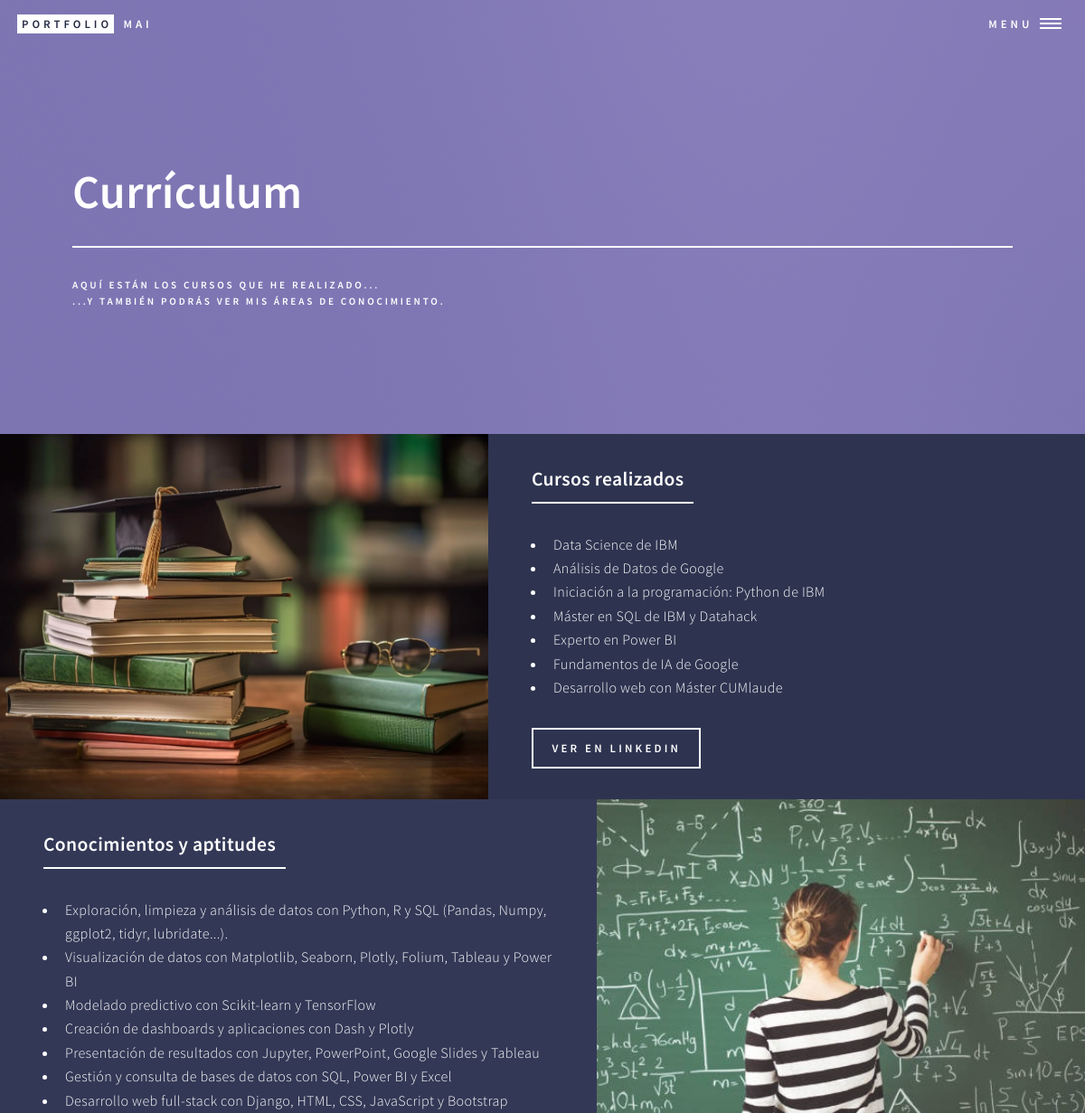
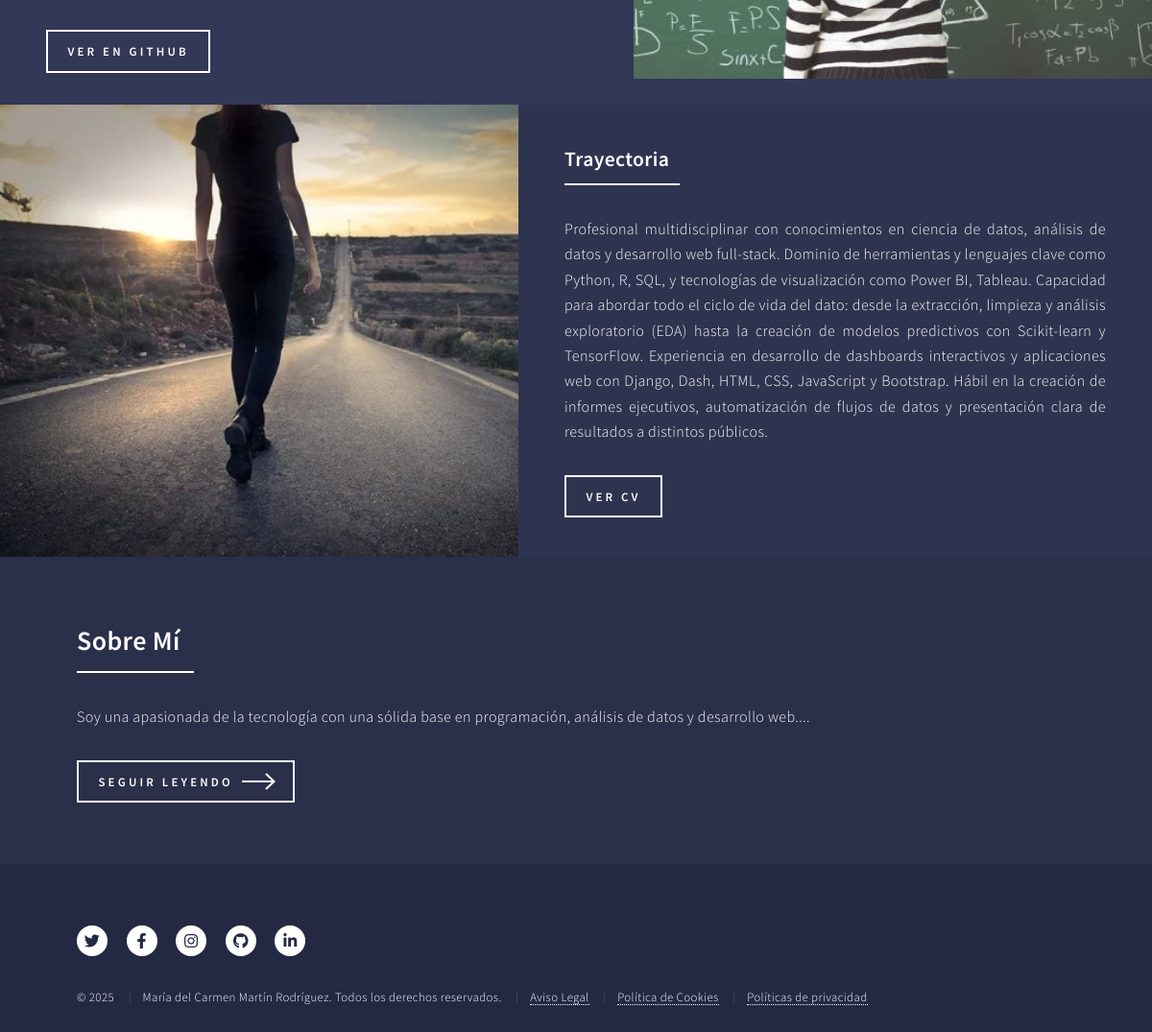
Screenshot of /landing/ with the database file from the repository (2 pictures, top to bottom).
### curriculum/models.py (models this page shows, shortened)
class CV(models.Model):
    title = models.CharField(max_length=200, verbose_name="Título")
    content = CKEditor5Field(verbose_name='Contenido', config_name='default')
    image = models.ImageField(verbose_name="Imagen", upload_to="curriculum/")
    texto_boton = models.CharField(max_length=100, verbose_name="Texto del botón", default="Ver más")
    image_position = models.CharField(max_length=50, verbose_name="Posición de la imagen", choices=[("25% 25%", "25% 25%"), ("top center", "Arriba-Centro"), ("center center", "Centro")], default="center center")
    link = models.URLField(verbose_name="Enlace", blank=True, null=True)
    created = models.DateTimeField(auto_now_add=True, verbose_name="Fecha de creación")
    updated = models.DateTimeField(auto_now=True, verbose_name="Fecha de actualización")
    class Meta:
        verbose_name = "Entrada"
        verbose_name_plural = "Entradas"
        ordering = ["created"]

### pages/models.py (models this page shows, shortened)
class Page(models.Model):
    title = models.CharField(verbose_name="Título", max_length=200)
    content = CKEditor5Field(verbose_name='Contenido', config_name='default')
    order = models.SmallIntegerField(verbose_name="Orden", default=0)
    created = models.DateTimeField(auto_now_add=True, verbose_name="Fecha de creación")
    updated = models.DateTimeField(auto_now=True, verbose_name="Fecha de actualización")
    class Meta:
        verbose_name = "página"
        verbose_name_plural = "páginas"
        ordering = ["order", "title"]

### curriculum/views.py (the view)
# urls.py: path("landing/", include("curriculum.urls")),
def landing(request):
    entradas = CV.objects.all()
    return render(request, "curriculum/landing.html", {"entradas": entradas})

### pages/templatetags/pages_extras.py (called while the page is built)
@register.simple_tag
def get_page_list():
    pages = Page.objects.all()
    return pages

### social/processors.py (called while the page is built)
def ctx_dict(request):
    ctx = {}
    links = Link.objects.all()
    for link in links:
        ctx[link.key] = link.url
    return ctx

### curriculum/templates/curriculum/landing.html (shortened to what this page needs)
{% extends 'core/base.html' %}
{% load static %}
{% block content %}
                <section id="banner" class="style2">
                    <div class="inner">
                        <header class="major">
                            <h1>Currículum</h1>
                        </header>
                        <div class="content">
                            <p>Aquí están los cursos que he realizado...<br />
                            ...y también podrás ver mis áreas de conocimiento.</p>
                        </div>
                    </div>
                </section>
                <div id="main">
                        <section id="two" class="spotlights">
                            {% for entrada in entradas %}
                            <section>
                                <a href="{% url 'blog:post_list' %}" class="image">
                                    <img src="{{entrada.image.url}}" alt="" data-position="{{entrada.image_position}}" />
                                </a>
                                <div class="content">
                                    <div class="inner">
                                        <header class="major">
                                            <h3>{{entrada.title}}</h3>
                                        </header>
                                                {{entrada.content|safe}}
                                                <ul class="actions">
                                                    <li><a href="{{entrada.link}}" class="button">{{entrada.texto_boton}}</a></li>
                                                </ul>
                                    </div>
                                </div>
                            </section>
                            {% endfor %}
                        </section>
                        <section id="three">
                            <div class="inner">
                                <header class="major">
                                    <h2>Sobre Mí</h2>
                                </header>
                                <p>Soy una apasionada de la tecnología con una sólida base en programación, análisis de datos y desarrollo web....</p>
                                <ul class="actions">
                                    <li><a href="{% url 'blog:post_list' %}" class="button next">Seguir leyendo</a></li>
                                </ul>
                            </div>
                        </section>
                </div>
{% endblock %}

### core/templates/core/base.html (shortened to what this page needs)
<!DOCTYPE HTML>
<html lang="es">
	<head>
		{% load static %}
		<link rel="stylesheet" href="{% static 'core/assets/css/main.css' %}"/>
		<link rel="stylesheet" href="{% static 'core/assets/css/mai_estilos.css' %}">
	</head>
	<body class="is-preload">
			<div id="wrapper">
					<header id="header" class="alt">
						<a href="{% url 'index' %}" class="logo"><strong>Portfolio</strong> <span>Mai</span></a>
						<nav>
							<a href="#menu">Menu</a>
						</nav>
					</header>
            	{% block content %}{% endblock %}
					<footer id="footer">
						<div class="inner">
							<ul class="icons">
								<li>{% if LINK_TWITTER %}<a href="{{LINK_TWITTER}}" class="icon brands alt fa-twitter"><span class="label">Twitter</span></a>{% endif %}</li>
								<li>{% if LINK_FACEBOOK %}<a href="{{LINK_FACEBOOK}}" class="icon brands alt fa-facebook-f"><span class="label">Facebook</span></a>{% endif %}</li>
								<li>{% if LINK_INSTAGRAM %}<a href="{{LINK_INSTAGRAM}}" class="icon brands alt fa-instagram"><span class="label">Instagram</span></a>{% endif %}</li>
								<li>{% if LINK_GITHUB %}<a href="{{LINK_GITHUB}}" class="icon brands alt fa-github"><span class="label">GitHub</span></a>{% endif %}</li>
								<li>{% if LINK_LINKEDIN %}<a href="{{LINK_LINKEDIN}}" class="icon brands alt fa-linkedin-in"><span class="label">LinkedIn</span></a>{% endif %}</li>
							</ul>
							<ul class="copyright">
								<li>&copy; 2025</li>
								<li>María del Carmen Martín Rodríguez. Todos los derechos reservados.</li>
								{% load pages_extras %}
								{% get_page_list as page_list %}
								{% for page in page_list %}
									<li><a href="{% url 'page' page.id %}">{{page.title}}</a></li>
								{% endfor %}
							</ul>
						</div>
					</footer>
			</div>
	</body>
</html>

### rows the page displays
CV: image (picture), title "Cursos realizados", content "Data Science de IBM Análisis de Datos de Google Iniciación a la programación: Python de IBM Máster en SQL de IBM y Datahack Experto en Power BI Fundamentos de IA de Google Desarrollo web con Máster CUMlaude", texto_boton "VER EN LINKEDIN"
CV: image (picture), title "Conocimientos y aptitudes", content "Exploración, limpieza y análisis de datos con Python, R y SQL (Pandas, Numpy, ggplot2, tidyr, lubridate...). Visualización de datos con Matplotlib, Seaborn, Plotly, Folium, Tableau y Power BI Modelado predictivo con Scikit-learn y TensorFlow Creación de dashboards y aplicaciones con Dash y Plotly Presentación de resultados con Jupyter, PowerPoint, Google Slides y Tableau Gestión y consulta de bases de datos con SQL, Power BI y Excel Desarrollo web full-stack con Django, HTML, CSS, JavaScript y Bootstrap", texto_boton "VER EN GITHUB"
CV: image (picture), title "Trayectoria", content "Profesional multidisciplinar con conocimientos en ciencia de datos, análisis de datos y desarrollo web full-stack. Dominio de herramientas y lenguajes clave como Python, R, SQL, y tecnologías de visualización como Power BI, Tableau. Capacidad para abordar todo el ciclo de vida del dato: desde la extracción, limpieza y análisis exploratorio (EDA) hasta la creación de modelos predictivos con Scikit-learn y TensorFlow. Experiencia en desarrollo de dashboards interactivos y aplicaciones web con Django, Dash, HTML, CSS, JavaScript y Bootstrap. Hábil en la creación de informes ejecutivos, automatización de flujos de datos y presentación clara de resultados a distintos públicos.", texto_boton "VER CV"
Page: title "Aviso Legal"
Page: title "Política de Cookies"
Page: title "Políticas de privacidad"
